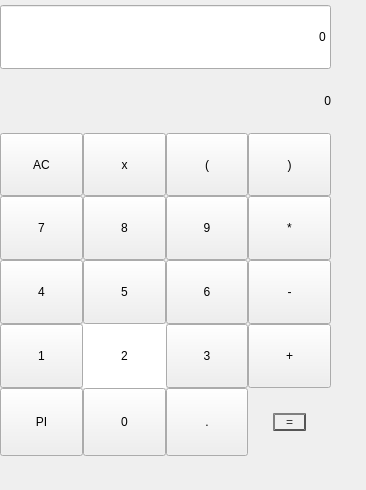
<?xml version="1.0" encoding="UTF-8"?>
<ui version="4.0">
 <class>Form</class>
 <widget class="QWidget" name="Form">
  <property name="geometry">
   <rect>
    <x>0</x>
    <y>0</y>
    <width>366</width>
    <height>490</height>
   </rect>
  </property>
  <property name="windowTitle">
   <string>Form</string>
  </property>
  <widget class="QWidget" name="gridLayoutWidget">
   <property name="geometry">
    <rect>
     <x>0</x>
     <y>5</y>
     <width>331</width>
     <height>451</height>
    </rect>
   </property>
   <property name="sizePolicy">
    <sizepolicy hsizetype="Preferred" vsizetype="Preferred">
     <horstretch>0</horstretch>
     <verstretch>0</verstretch>
    </sizepolicy>
   </property>
   <layout class="QGridLayout" name="gridLayout">
    <property name="spacing">
     <number>0</number>
    </property>
    <item row="1" column="0" colspan="4">
     <widget class="QLabel" name="label">
      <property name="sizePolicy">
       <sizepolicy hsizetype="Preferred" vsizetype="Preferred">
        <horstretch>0</horstretch>
        <verstretch>0</verstretch>
       </sizepolicy>
      </property>
      <property name="styleSheet">
       <string notr="true">QLabel{
background-color: rgb(255, 255, 255);
};

</string>
      </property>
      <property name="text">
       <string>0</string>
      </property>
      <property name="alignment">
       <set>Qt::AlignRight|Qt::AlignTrailing|Qt::AlignVCenter</set>
      </property>
      <property name="margin">
       <number>10</number>
      </property>
     </widget>
    </item>
    <item row="5" column="0">
     <widget class="QPushButton" name="pushButton_11">
      <property name="sizePolicy">
       <sizepolicy hsizetype="Preferred" vsizetype="Preferred">
        <horstretch>0</horstretch>
        <verstretch>0</verstretch>
       </sizepolicy>
      </property>
      <property name="styleSheet">
       <string notr="true">QPushButton{
	background-color: rgb(255, 255, 255);
	border:none
};</string>
      </property>
      <property name="text">
       <string>1</string>
      </property>
     </widget>
    </item>
    <item row="5" column="1">
     <widget class="QPushButton" name="pushButton_5">
      <property name="sizePolicy">
       <sizepolicy hsizetype="Preferred" vsizetype="Preferred">
        <horstretch>0</horstretch>
        <verstretch>0</verstretch>
       </sizepolicy>
      </property>
      <property name="styleSheet">
       <string notr="true">QPushButton{
	background-color: rgb(255, 255, 255);
	border:none
}

QPushButton:hover {
background: qradialgradient(
(spread:pad, x1:0, y1:0, x2:1, y2:1, stop:0 rgba(0, 0, 0, 50), stop:1 rgba(255, 255, 255, 255));
);
}</string>
      </property>
      <property name="text">
       <string>2</string>
      </property>
     </widget>
    </item>
    <item row="6" column="3">
     <widget class="QPushButton" name="pushButton_20">
      <property name="sizePolicy">
       <sizepolicy hsizetype="Preferred" vsizetype="Preferred">
        <horstretch>0</horstretch>
        <verstretch>0</verstretch>
       </sizepolicy>
      </property>
      <property name="styleSheet">
       <string notr="true">QPushButton {
color: #333;
border: 2px solid #555;
border-radius: 15px;
border-style: outset;
background: qradialgradient(
cx: 0.3, cy: -0.4, fx: 0.3, fy: -0.4,
radius: 100, stop: 0 #fff, stop: 1 #fff
);
margin: 25px;
}

QPushButton:hover {
background:  qlineargradient(spread:pad, x1:0, y1:0, x2:1, y2:1, stop:0 rgba(0, 0, 0,22), stop:1 rgba(255, 255, 255, 255));
}</string>
      </property>
      <property name="text">
       <string>=</string>
      </property>
     </widget>
    </item>
    <item row="4" column="2">
     <widget class="QPushButton" name="pushButton_15">
      <property name="sizePolicy">
       <sizepolicy hsizetype="Preferred" vsizetype="Preferred">
        <horstretch>0</horstretch>
        <verstretch>0</verstretch>
       </sizepolicy>
      </property>
      <property name="styleSheet">
       <string notr="true">QPushButton{
	background-color: rgb(255, 255, 255);
	border:none
};</string>
      </property>
      <property name="text">
       <string>6</string>
      </property>
     </widget>
    </item>
    <item row="3" column="1">
     <widget class="QPushButton" name="pushButton_6">
      <property name="sizePolicy">
       <sizepolicy hsizetype="Preferred" vsizetype="Preferred">
        <horstretch>0</horstretch>
        <verstretch>0</verstretch>
       </sizepolicy>
      </property>
      <property name="styleSheet">
       <string notr="true">QPushButton{
	background-color: rgb(255, 255, 255);
	border:none
};</string>
      </property>
      <property name="text">
       <string>8</string>
      </property>
     </widget>
    </item>
    <item row="5" column="2">
     <widget class="QPushButton" name="pushButton_17">
      <property name="sizePolicy">
       <sizepolicy hsizetype="Preferred" vsizetype="Preferred">
        <horstretch>0</horstretch>
        <verstretch>0</verstretch>
       </sizepolicy>
      </property>
      <property name="styleSheet">
       <string notr="true">QPushButton{
	background-color: rgb(255, 255, 255);
	border:none
};</string>
      </property>
      <property name="text">
       <string>3</string>
      </property>
     </widget>
    </item>
    <item row="6" column="1">
     <widget class="QPushButton" name="pushButton_8">
      <property name="sizePolicy">
       <sizepolicy hsizetype="Preferred" vsizetype="Preferred">
        <horstretch>0</horstretch>
        <verstretch>0</verstretch>
       </sizepolicy>
      </property>
      <property name="styleSheet">
       <string notr="true">QPushButton{
	background-color: rgb(255, 255, 255);
	border:none;
	color: rgb(255, 0, 0);
};</string>
      </property>
      <property name="text">
       <string>0</string>
      </property>
     </widget>
    </item>
    <item row="3" column="3">
     <widget class="QPushButton" name="pushButton_14">
      <property name="sizePolicy">
       <sizepolicy hsizetype="Preferred" vsizetype="Preferred">
        <horstretch>0</horstretch>
        <verstretch>0</verstretch>
       </sizepolicy>
      </property>
      <property name="styleSheet">
       <string notr="true">QPushButton{
	background-color: rgb(255, 255, 255);
	border:none
};</string>
      </property>
      <property name="text">
       <string>*</string>
      </property>
     </widget>
    </item>
    <item row="3" column="2">
     <widget class="QPushButton" name="pushButton_13">
      <property name="sizePolicy">
       <sizepolicy hsizetype="Preferred" vsizetype="Preferred">
        <horstretch>0</horstretch>
        <verstretch>0</verstretch>
       </sizepolicy>
      </property>
      <property name="styleSheet">
       <string notr="true">QPushButton{
	background-color: rgb(255, 255, 255);
	border:none
};</string>
      </property>
      <property name="text">
       <string>9</string>
      </property>
     </widget>
    </item>
    <item row="2" column="1">
     <widget class="QPushButton" name="pushButton_2">
      <property name="sizePolicy">
       <sizepolicy hsizetype="Preferred" vsizetype="Preferred">
        <horstretch>0</horstretch>
        <verstretch>0</verstretch>
       </sizepolicy>
      </property>
      <property name="styleSheet">
       <string notr="true">QPushButton{
	background-color: rgb(255, 255, 255);
	border:none
};</string>
      </property>
      <property name="text">
       <string>x</string>
      </property>
     </widget>
    </item>
    <item row="4" column="3">
     <widget class="QPushButton" name="pushButton_16">
      <property name="sizePolicy">
       <sizepolicy hsizetype="Preferred" vsizetype="Preferred">
        <horstretch>0</horstretch>
        <verstretch>0</verstretch>
       </sizepolicy>
      </property>
      <property name="styleSheet">
       <string notr="true">QPushButton{
	background-color: rgb(255, 255, 255);
	border:none
};</string>
      </property>
      <property name="text">
       <string>-</string>
      </property>
     </widget>
    </item>
    <item row="2" column="3">
     <widget class="QPushButton" name="pushButton_4">
      <property name="sizePolicy">
       <sizepolicy hsizetype="Preferred" vsizetype="Preferred">
        <horstretch>0</horstretch>
        <verstretch>0</verstretch>
       </sizepolicy>
      </property>
      <property name="styleSheet">
       <string notr="true">QPushButton{
	background-color: rgb(255, 255, 255);
	border:none
};</string>
      </property>
      <property name="text">
       <string>)</string>
      </property>
     </widget>
    </item>
    <item row="6" column="2">
     <widget class="QPushButton" name="pushButton_19">
      <property name="sizePolicy">
       <sizepolicy hsizetype="Preferred" vsizetype="Preferred">
        <horstretch>0</horstretch>
        <verstretch>0</verstretch>
       </sizepolicy>
      </property>
      <property name="styleSheet">
       <string notr="true">QPushButton{
  border-color: rgb(66, 69, 183);
  border-width: 3px;        
  border-style: solid;
  border-radius: 40px;
  margin:30px;

};</string>
      </property>
      <property name="text">
       <string>.</string>
      </property>
     </widget>
    </item>
    <item row="5" column="3">
     <widget class="QPushButton" name="pushButton_18">
      <property name="sizePolicy">
       <sizepolicy hsizetype="Preferred" vsizetype="Preferred">
        <horstretch>0</horstretch>
        <verstretch>0</verstretch>
       </sizepolicy>
      </property>
      <property name="styleSheet">
       <string notr="true">QPushButton{
	background-color: rgb(255, 255, 255);
	border:none
};</string>
      </property>
      <property name="text">
       <string>+</string>
      </property>
     </widget>
    </item>
    <item row="4" column="1">
     <widget class="QPushButton" name="pushButton_7">
      <property name="sizePolicy">
       <sizepolicy hsizetype="Preferred" vsizetype="Preferred">
        <horstretch>0</horstretch>
        <verstretch>0</verstretch>
       </sizepolicy>
      </property>
      <property name="styleSheet">
       <string notr="true">QPushButton{
	background-color: rgb(255, 255, 255);
	border:none
};</string>
      </property>
      <property name="text">
       <string>5</string>
      </property>
     </widget>
    </item>
    <item row="3" column="0">
     <widget class="QPushButton" name="pushButton_9">
      <property name="sizePolicy">
       <sizepolicy hsizetype="Preferred" vsizetype="Preferred">
        <horstretch>0</horstretch>
        <verstretch>0</verstretch>
       </sizepolicy>
      </property>
      <property name="styleSheet">
       <string notr="true">QPushButton{
	background-color: rgb(255, 255, 255);
	border:none
};</string>
      </property>
      <property name="text">
       <string>7</string>
      </property>
     </widget>
    </item>
    <item row="0" column="0" colspan="4">
     <widget class="QLineEdit" name="lineEdit">
      <property name="sizePolicy">
       <sizepolicy hsizetype="Preferred" vsizetype="Preferred">
        <horstretch>0</horstretch>
        <verstretch>0</verstretch>
       </sizepolicy>
      </property>
      <property name="styleSheet">
       <string notr="true">QLineEdit{
	background-color: rgb(255, 255, 255);
padding-right: 10px;
};</string>
      </property>
      <property name="text">
       <string>0</string>
      </property>
      <property name="alignment">
       <set>Qt::AlignRight|Qt::AlignTrailing|Qt::AlignVCenter</set>
      </property>
     </widget>
    </item>
    <item row="2" column="0">
     <widget class="QPushButton" name="pushButton">
      <property name="sizePolicy">
       <sizepolicy hsizetype="Preferred" vsizetype="Preferred">
        <horstretch>0</horstretch>
        <verstretch>0</verstretch>
       </sizepolicy>
      </property>
      <property name="minimumSize">
       <size>
        <width>50</width>
        <height>50</height>
       </size>
      </property>
      <property name="styleSheet">
       <string notr="true">

QPushButton{
font-family: Roboto;
font-style: normal;
font-size: 20px;
font-weight: italic;
	background-color: rgb(255, 255, 255);
	border:none
};</string>
      </property>
      <property name="text">
       <string>AC</string>
      </property>
     </widget>
    </item>
    <item row="4" column="0">
     <widget class="QPushButton" name="pushButton_10">
      <property name="sizePolicy">
       <sizepolicy hsizetype="Preferred" vsizetype="Preferred">
        <horstretch>0</horstretch>
        <verstretch>0</verstretch>
       </sizepolicy>
      </property>
      <property name="styleSheet">
       <string notr="true">QPushButton{
	background-color: rgb(255, 255, 255);
	border:none
};</string>
      </property>
      <property name="text">
       <string>4</string>
      </property>
     </widget>
    </item>
    <item row="6" column="0">
     <widget class="QPushButton" name="pushButton_12">
      <property name="sizePolicy">
       <sizepolicy hsizetype="Preferred" vsizetype="Preferred">
        <horstretch>0</horstretch>
        <verstretch>0</verstretch>
       </sizepolicy>
      </property>
      <property name="styleSheet">
       <string notr="true">QPushButton{
	background-color: rgb(255, 255, 255);
	border:none
};</string>
      </property>
      <property name="text">
       <string>PI</string>
      </property>
     </widget>
    </item>
    <item row="2" column="2">
     <widget class="QPushButton" name="pushButton_3">
      <property name="sizePolicy">
       <sizepolicy hsizetype="Preferred" vsizetype="Preferred">
        <horstretch>0</horstretch>
        <verstretch>0</verstretch>
       </sizepolicy>
      </property>
      <property name="styleSheet">
       <string notr="true">QPushButton{
	background-color: rgb(255, 255, 255);
	border:none
};</string>
      </property>
      <property name="text">
       <string>(</string>
      </property>
     </widget>
    </item>
   </layout>
  </widget>
 </widget>
 <resources/>
 <connections/>
</ui>
